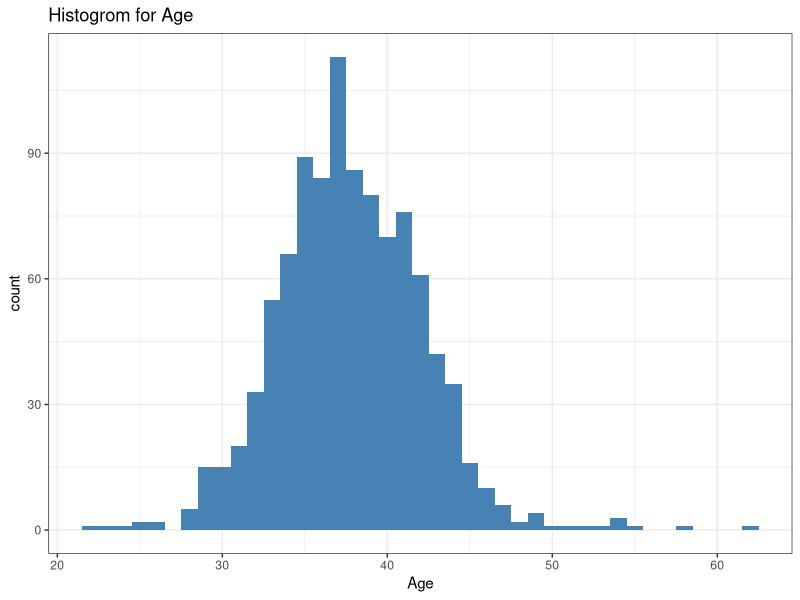

Write the R code that produced this figure.
# 워킹 디렉토리 설정
setwd("/Users/rinndash/Documents/BIM503")

# 데이터 로딩
email.df = read.csv("res/L2_email_campaign.csv")

str(email.df)
View(email.df)

# Question 1.
summary(email.df$age)

# Question 2.
install.packages("ggplot2")
install.packages("ggthemes")

library(ggplot2)
library(ggthemes)

ggplot(email.df, aes(x=age)) + geom_histogram(fill="steelblue", binwidth=1) + xlab("Age") + ggtitle("Histogrom for Age") + theme_bw()

# Question 3.
t.test(email.df$age, mu=40, alternative = "less")
# P-value가 0에 가까우므로 귀무 가설을 기각하고 대립가설을 채택한다. 

# Question 4
adressTypeTable = table(email.df$addresstype)
prop.table(adressTypeTable)

# Question 5
binom.test(373, 1000, 0.36, alternative = "less")
# P-Value가 0.8133이므로 귀무가설을 기각할 수 없으며, rural 인구 비율이 0.36 이상일 것이라는 귀무가설은 통계적으로 유의하다. 

# Question 6
respondByAddress = aggregate(respond ~ addresstype, data = email.df, function(x) { round(mean(x), 3) })
View(respondByAddress)



